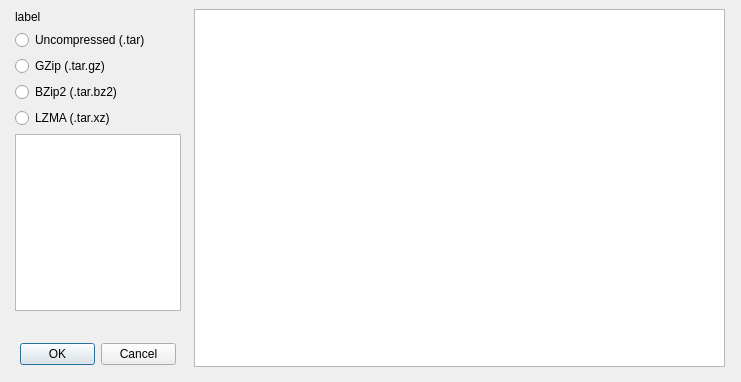
<?xml version="1.0" encoding="UTF-8"?>
<ui version="4.0">
 <class>tartm</class>
 <widget class="QWidget" name="tartm">
  <property name="geometry">
   <rect>
    <x>0</x>
    <y>0</y>
    <width>741</width>
    <height>382</height>
   </rect>
  </property>
  <property name="minimumSize">
   <size>
    <width>741</width>
    <height>382</height>
   </size>
  </property>
  <property name="maximumSize">
   <size>
    <width>741</width>
    <height>382</height>
   </size>
  </property>
  <property name="windowTitle">
   <string>TAR TileMap Creation</string>
  </property>
  <widget class="QWidget" name="verticalLayoutWidget">
   <property name="geometry">
    <rect>
     <x>10</x>
     <y>10</y>
     <width>176</width>
     <height>361</height>
    </rect>
   </property>
   <layout class="QVBoxLayout" name="verticalLayout">
    <property name="leftMargin">
     <number>5</number>
    </property>
    <property name="rightMargin">
     <number>5</number>
    </property>
    <property name="bottomMargin">
     <number>3</number>
    </property>
    <item>
     <widget class="QLabel" name="comprLabel">
      <property name="text">
       <string>label</string>
      </property>
     </widget>
    </item>
    <item>
     <widget class="QRadioButton" name="tarRadio">
      <property name="text">
       <string>Uncompressed (.tar)</string>
      </property>
     </widget>
    </item>
    <item>
     <widget class="QRadioButton" name="targzRadio">
      <property name="text">
       <string>GZip (.tar.gz)</string>
      </property>
     </widget>
    </item>
    <item>
     <widget class="QRadioButton" name="tarbz2Radio">
      <property name="text">
       <string>BZip2 (.tar.bz2)</string>
      </property>
     </widget>
    </item>
    <item>
     <widget class="QRadioButton" name="tarxzRadio">
      <property name="text">
       <string>LZMA (.tar.xz)</string>
      </property>
     </widget>
    </item>
    <item>
     <widget class="QGraphicsView" name="tileView"/>
    </item>
    <item>
     <spacer name="verticalSpacer">
      <property name="orientation">
       <enum>Qt::Vertical</enum>
      </property>
      <property name="sizeHint" stdset="0">
       <size>
        <width>20</width>
        <height>40</height>
       </size>
      </property>
     </spacer>
    </item>
    <item>
     <layout class="QVBoxLayout" name="verticalLayout_3">
      <property name="leftMargin">
       <number>5</number>
      </property>
      <property name="rightMargin">
       <number>5</number>
      </property>
      <property name="bottomMargin">
       <number>3</number>
      </property>
      <item>
       <widget class="QDialogButtonBox" name="saveBox">
        <property name="standardButtons">
         <set>QDialogButtonBox::Cancel|QDialogButtonBox::Ok</set>
        </property>
       </widget>
      </item>
     </layout>
    </item>
   </layout>
  </widget>
  <widget class="QWidget" name="gridLayoutWidget">
   <property name="geometry">
    <rect>
     <x>189</x>
     <y>9</y>
     <width>541</width>
     <height>361</height>
    </rect>
   </property>
   <layout class="QVBoxLayout" name="verticalLayout_4">
    <property name="leftMargin">
     <number>5</number>
    </property>
    <property name="rightMargin">
     <number>5</number>
    </property>
    <property name="bottomMargin">
     <number>3</number>
    </property>
    <item>
     <widget class="QListWidget" name="resourceView">
      <property name="lineWidth">
       <number>1</number>
      </property>
      <property name="selectionMode">
       <enum>QAbstractItemView::ExtendedSelection</enum>
      </property>
      <property name="viewMode">
       <enum>QListView::IconMode</enum>
      </property>
     </widget>
    </item>
   </layout>
  </widget>
 </widget>
 <resources/>
 <connections/>
</ui>
